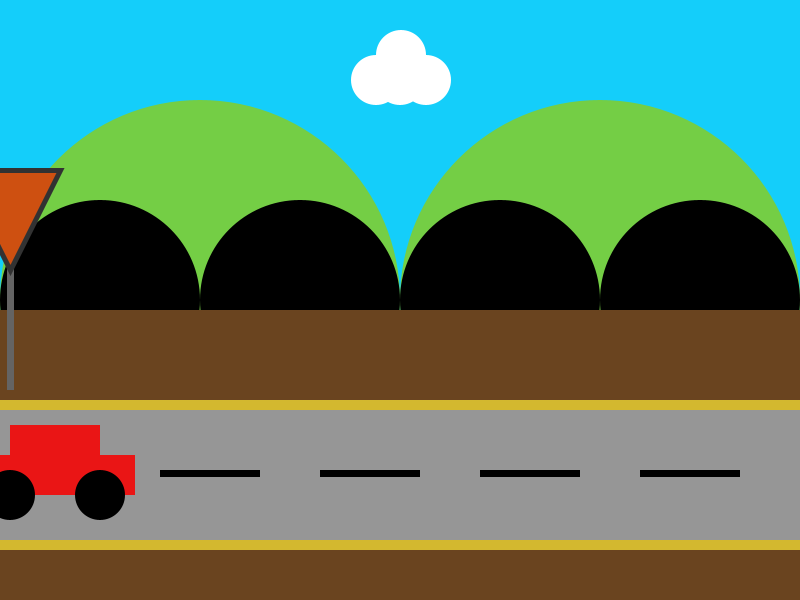
Frame 1 (no input)
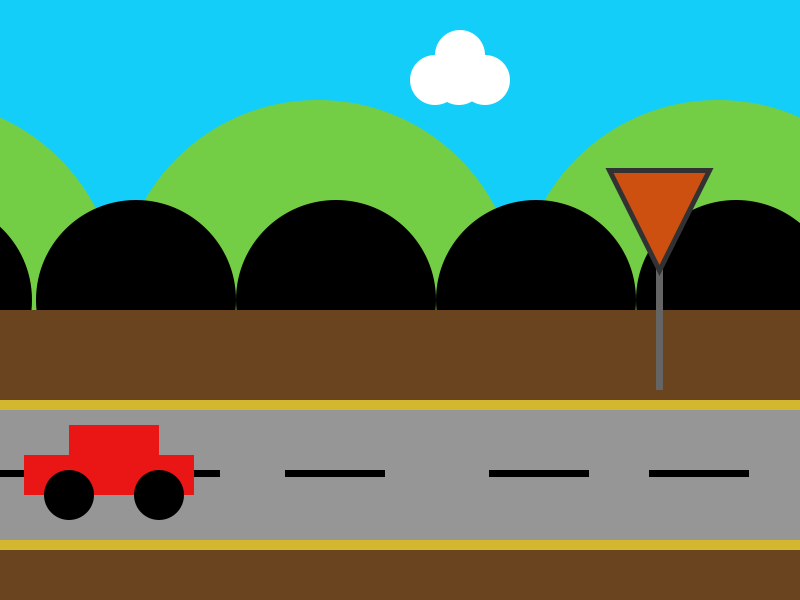
Frame 60 (the mouse pressed at the canvas centre just before this capture)
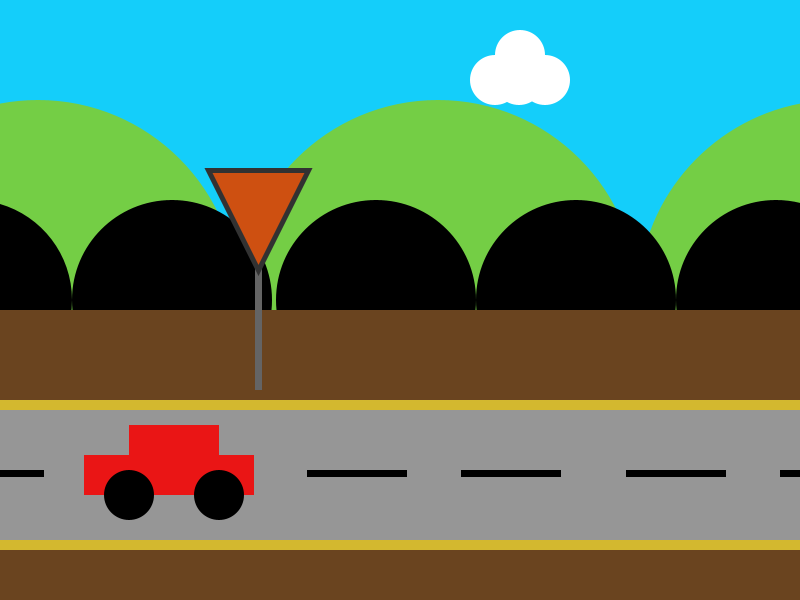
Frame 120 (the mouse held since frame 60 and released just before this capture)

The Processing sketch that drew these frames (run headless with seeded random() and noise(); from frame 60 on, the mouse is pressed at the canvas centre):

// Processing sketch: animation_project
// ── animation_project.pde
//VICTORIA
// sept 19

int x; //hill 1
int y; //hill 2
int z; //hill 3
int a; //cloud
int l; //small hill 1
int m; //small hill 2
int n; //small hill 3
int o; //small hill 4
int p; //small hill 5
int carx; //car
int r1;//stripe 1
int r2;//stripe 2
int r3;//stripe 3
int r4;//stripe 4
int r5;//stripe 5
int r6;//stripe 6
int sign1; //sign stick
int sign2; //sign head


void setup () {
  size (800, 600);
  x=-200;
  y=200;
  z=600;
  a=400;
  l=-100;
  m=100;
  n=300;
  o=500;
  p=700;
  carx=0;
  r1=-160;
  r2=0;
  r3=160;
  r4=320;
  r5=480;
  r6=640;
  sign1=7;
  sign2=10;
}

void draw () { 
  background (20, 206, 250);
  noStroke ();
  
  fill (255);
  ellipse (a, 80, 50, 50); //middle cloud
  a= a+1;
  if (a>950) {
    a= -50;
  }
  
  ellipse (a-25, 80, 50, 50); //left cloud
  if (a>950) {
    a= -50;
  }
  
  ellipse (a+25, 80, 50, 50); //right cloud
  if (a>950) {
    a= -50;
  }
 
  ellipse (a, 55, 50, 50); //top cloud
  
  
  fill (116, 206, 69);
  ellipse (x, 300, 400, 400); //hill1
  x=x+2;
  if (x>1000) {
    x= -200;
  }
  
  ellipse (y, 300, 400, 400); //hill2
  y=y+2;
  if (y>1000) {
    y= -200;
  }
  
  ellipse (z, 300, 400, 400); //hill3
  z= z+2;
  if (z>1000) {
    z= -200;
  }
  
  fill (0);
  ellipse (l, 300, 200, 200); //small hill 1
  l=l+4;
  if (l>900) {
    l= -100;
  }
  
  ellipse (m, 300, 200, 200); //small hill 2
  m=m+4;
  if (m>900) {
    m= -100;
  }
  
  ellipse (n, 300, 200, 200); //small hill 3
  n=n+4;
  if (n>900) {
    n= -100;
  }
  
  ellipse (o, 300, 200, 200); //small hill 4
  o=o+4;
  if (o>900) {
    o= -100;
  }
  
  ellipse (p, 300, 200, 200); //small hill 5
  p=p+4;
  if (p>900) {
    p= -100;
  }
  
  fill (106, 68, 31);
  rect (0, 310, 800, 290); //ground
  
  fill (150);
  rect (0, 400, 800, 150);// road
  
  fill (211, 184, 47);
  rect (0, 400, 800, 10); //top road boundary
  rect (0, 540, 800, 10); //bottom road boundary
  
  fill (0);
  rect (r1, 470, 100, 7); //stripe1
  r1= r1+11;
  if (r1>900) {
    r1=-100;
  }
  
  rect (r2, 470, 100, 7); //stripe2
  r2= r2+11;
  if (r2>900) {
    r2=-100;
  }
  
  rect (r3, 470, 100, 7); //tripe 3
  r3= r3+11;
  if (r3>900) {
    r3=-100;
  }
  
  rect (r4, 470, 100, 7); //stripe4
  r4= r4+11;
  if (r4>900) {
    r4=-100;
  }
  
  rect (r5, 470, 100, 7); //stripe5
  r5= r5+11;
  if (r5>900) {
    r5=-100;
  }
  
  rect (r6, 470, 100, 7); //stripe 6
  r6= r6+11;
  if (r6>900) {
    r6=-100;
  }
  
  fill (100);
  rect (sign1, 260, 7, 130); //sign stick
  sign1=sign1+11;
  if (sign1>930){
    sign1=-130;
  }
  
  fill (206, 80, 17);
  stroke (50);
  strokeWeight (5);
  triangle (sign2-50, 170, sign2+50, 170, sign2, 270);
  sign2=sign2+11;
  if (sign2>933) {
    sign2=-127;
  }
 
 noStroke ();
 pushMatrix (); //car
 translate (carx, 75);
 car ();
 carx=carx+1;
 if (carx>900) {
 carx=-125;
 }

 popMatrix ();
  
  
}



  void car () {
    
  fill (234, 21, 21);
  rect (10, 350, 90, 70); //car body
  
  rect (-35, 380, 45, 40); //car head
  
  rect (100, 380, 35, 40); //car tail
  
  fill (0);
  
  ellipse (100, 420, 50, 50); //right wheel
  
  ellipse (10, 420, 50, 50); //left wheel
  
  }
